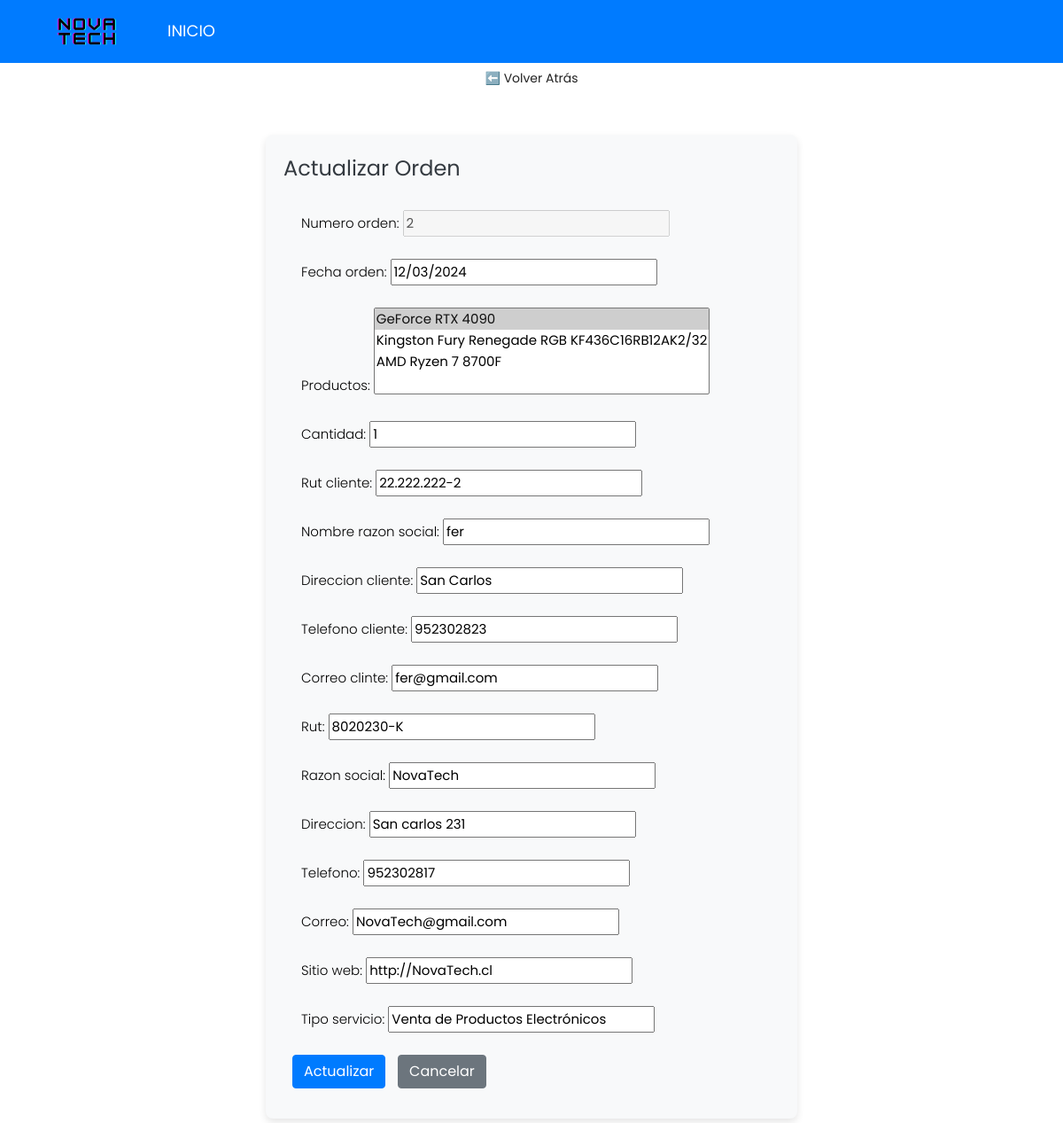
The page /actualizar_orden/16/ (signed in) on the database its author committed.
### core/models.py (models this page shows, shortened)
class Orden(models.Model):
    numero_orden = models.CharField(max_length=10)
    fecha_orden = models.CharField(max_length=10)
    productos = models.ManyToManyField('Producto')  # Cambiado a ManyToManyField
    cantidad = models.IntegerField(validators=[MinValueValidator(1)])
    rut_cliente = models.CharField(max_length=12)
    nombre_razon_social = models.CharField(max_length=100)
    direccion_cliente = models.CharField(max_length=200)
    telefono_cliente = models.CharField(max_length=15,blank=True, null=False)
    correo_clinte = models.EmailField()
    rut = models.CharField(max_length=12)
    razon_social = models.CharField(max_length=100)
    direccion = models.CharField(max_length=200)
    telefono = models.CharField(max_length=15,blank=True, null=False)
    correo = models.EmailField()
    sitio_web = models.URLField(blank=True, null=False)
    tipo_servicio = models.CharField(max_length=100, blank=True, null=True)

### core/views.py (the view)
# urls.py: path('actualizar_orden/<int:orden_id>/', views.actualizar_orden, name='actualizar_orden'),
@login_required
def actualizar_orden(request, orden_id):
    orden = get_object_or_404(Orden, id=orden_id)
    if request.method == 'POST':
        form = OrdenFormActualizar(request.POST, instance=orden)
        if form.is_valid():
            form.save()
            estado, created = Estado.objects.get_or_create(orden=orden)
            estado.nombre = 'Rectificada'
            estado.save()
            return redirect('ordenlista')  # Redirigir a la lista de órdenes después de actualizar
    else:
        form = OrdenFormActualizar(instance=orden)
    return render(request, 'core/actualizar_orden.html', {'form': form})

### core/forms.py
class OrdenFormActualizar(forms.ModelForm):
    class Meta:
        model = Orden
        fields = '__all__'  # Incluir todos los campos del modelo
    def __init__(self, *args, **kwargs):
        super().__init__(*args, **kwargs)
        self.fields['numero_orden'].disabled = True  # Hacer el campo numero_orden no editable

### core/models.py (called while the page is built)
    def __str__(self):
        return self.nombre_producto

### core/templates/core/actualizar_orden.html (shortened to what this page needs)
{% load static %}
{% block css %}
<!DOCTYPE html>
<html lang="en">
<head>
    <link rel="stylesheet" type="text/css" href="{% static 'core/css/bootstrap.min.css' %}">
    <link rel="stylesheet" type="text/css" href="{% static 'core/css/style.css' %}">
    <link rel="stylesheet" href="{% static 'core/css/responsive.css' %}">
    <link rel="stylesheet" href="{% static 'core/css/jquery.mCustomScrollbar.min.css' %}">
    <link rel="stylesheet" href="https://netdna.bootstrapcdn.com/font-awesome/4.0.3/css/font-awesome.css">
    <link rel="stylesheet" href="{% static 'core/css/owl.carousel.min.css' %}">
    <link rel="stylesheet" href="{% static 'core/css/owl.theme.default.min.css' %}">
    <link rel="stylesheet" href="https://cdnjs.cloudflare.com/ajax/libs/fancybox/2.1.5/jquery.fancybox.min.css"
        media="screen">
</head>
<body>
    <nav class="navbar navbar-expand-lg fixed-top bg-primary navbar-light">
        <div class="container">
            <a class="navbar-brand" href="#">
                <img id="NovaTech-logo" src="{% static 'core/img/NOVATECH.png' %}" alt="MDB Logo" draggable="false"
                    height="30">
            </a>
            <div class="collapse navbar-collapse" id="navbarSupportedContent">
                <ul class="navbar-nav ms-auto align-items-center">
                    <li class="nav-item ms-3">
                        <a class="nav-link mx-1" href="{% url 'index' %}">Inicio</a>
                    </li>
                </ul>
            </div>
        </div>
    </nav>
</body>
</html>
<center><a href="{% url 'index' %}" class="back-button">⬅️ Volver Atrás</a></center>
{% endblock %}
{% block contenido %}
<div class="form-container">
    <h1 class="form-title">Actualizar Orden</h1>
    <form id="actualizar-form" method="post" enctype="multipart/form-data"
        onsubmit="event.preventDefault(); confirmUpdate();">
        {{ form.as_p }}
        <button type="submit" class="btn btn-primary">Actualizar</button>
        <a href="{% url 'ordenlista' %}" class="btn btn-secondary">Cancelar</a>
    </form>
</div>
{% endblock %}

### core/static/core/css/style.css (style rules this page uses)
* { box-sizing: border-box !important; transition: ease all 0.5s; }
html { scroll-behavior: smooth; }
body { color: #666666; font-size: 14px; font-family:Poppins; line-height: 1.80857; font-weight: normal; overflow-x: hidden; }
a { color: #1f1f1f; text-decoration: none !important; outline: none !important; -webkit-transition: all .3s ease-in-out; -moz-transition: all .3s ease-in-out; -ms-transition: all .3s ease-in-out; -o-transition: all .3s ease-in-out; transition: all .3s ease-in-out; }
h1, h2, h3, h4, h5, h6 { letter-spacing: 0; font-weight: normal; position: relative; padding: 0 0 10px 0; font-weight: normal; line-height: normal; color: #111111; margin: 0 }
h1 { font-size: 24px }
*, *::after, *::before { -webkit-box-sizing: border-box; -moz-box-sizing: border-box; box-sizing: border-box; }
ul, li, ol { margin: 0px; padding: 0px; list-style: none; }
p { margin: 20px; font-weight: 300; font-size: 15px; line-height: 24px; }
a { color: #222222; text-decoration: none; outline: none !important; }
a, .btn { text-decoration: none !important; outline: none !important; -webkit-transition: all .3s ease-in-out; -moz-transition: all .3s ease-in-out; -ms-transition: all .3s ease-in-out; -o-transition: all .3s ease-in-out; transition: all .3s ease-in-out; }
img { max-width: 100%; height: auto; }
button { border: 0; margin: 0; padding: 0; cursor: pointer; }
.navbar-light .navbar-nav .nav-link { color: #111111; font-size: 18px; text-transform: uppercase; }
.navbar-expand-lg .navbar-nav .nav-link { padding-right: 20px; padding-left: 20px; }
.nav-item { position: relative; }
.navbar-light .navbar-nav .nav-link { color: #ffffff; }

### core/templates/core/actualizar_orden.html (style rules this page uses)
.form-container { background-color: #f8f9fa; border-radius: 8px; padding: 20px; box-shadow: 0 4px 8px rgba(0, 0, 0, 0.1); max-width: 600px; margin: 0 auto;/ }
.form-title { color: #343a40; text-align: left; margin-bottom: 20px; }
.btn { margin-left: 10px; }

### rows shown on the page
Orden: numero_orden "2", fecha_orden "12/03/2024", cantidad "1", rut_cliente "22.222.222-2", nombre_razon_social "fer", direccion_cliente "San Carlos", telefono_cliente "952302823", correo_clinte "fer@gmail.com", rut "8020230-K", razon_social "NovaTech", direccion "San carlos 231", telefono "952302817", correo "NovaTech@gmail.com", sitio_web "http://NovaTech.cl", tipo_servicio "Venta de Productos Electrónicos"
